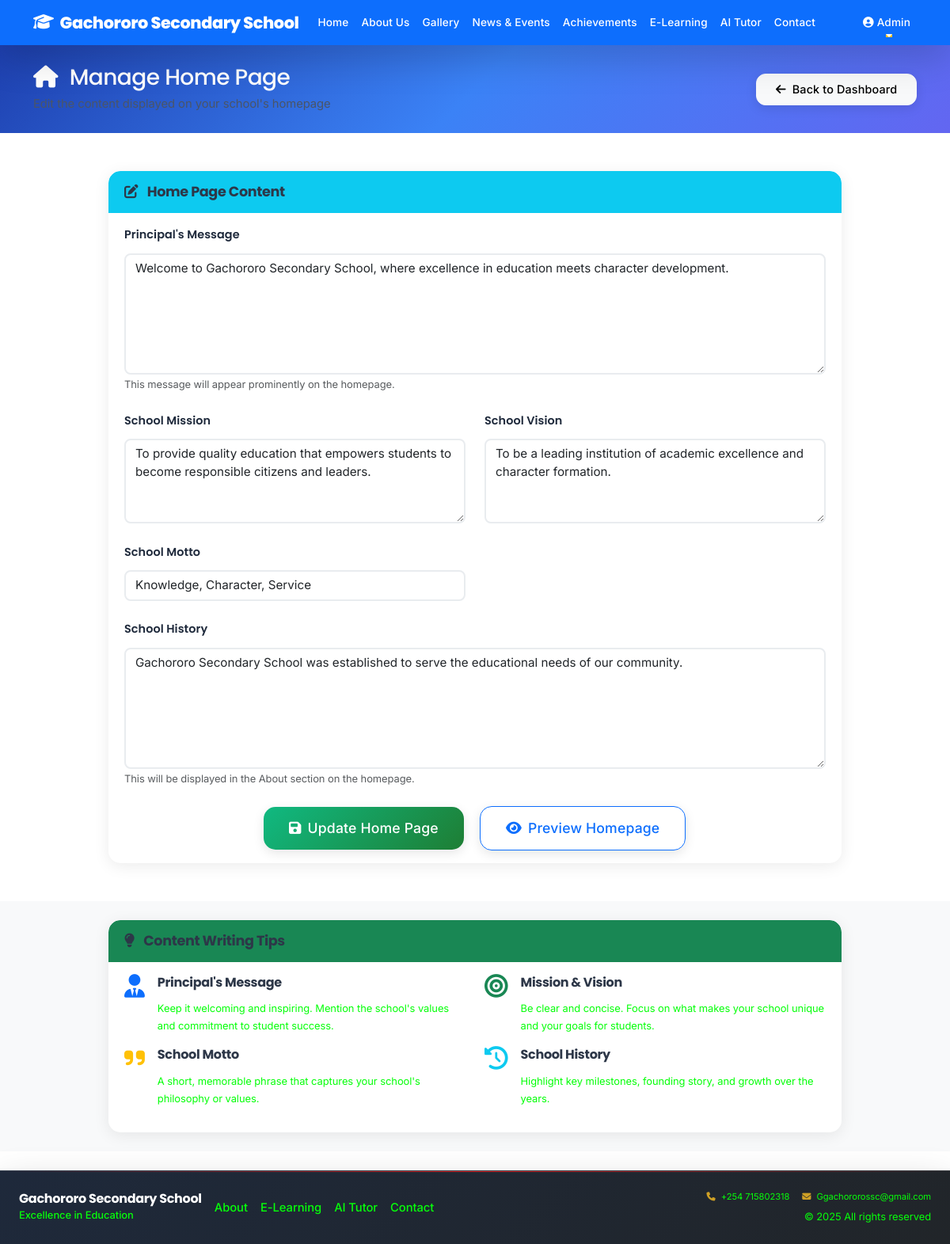
Page /admin/manage-home (signed in) on the earlier database version.
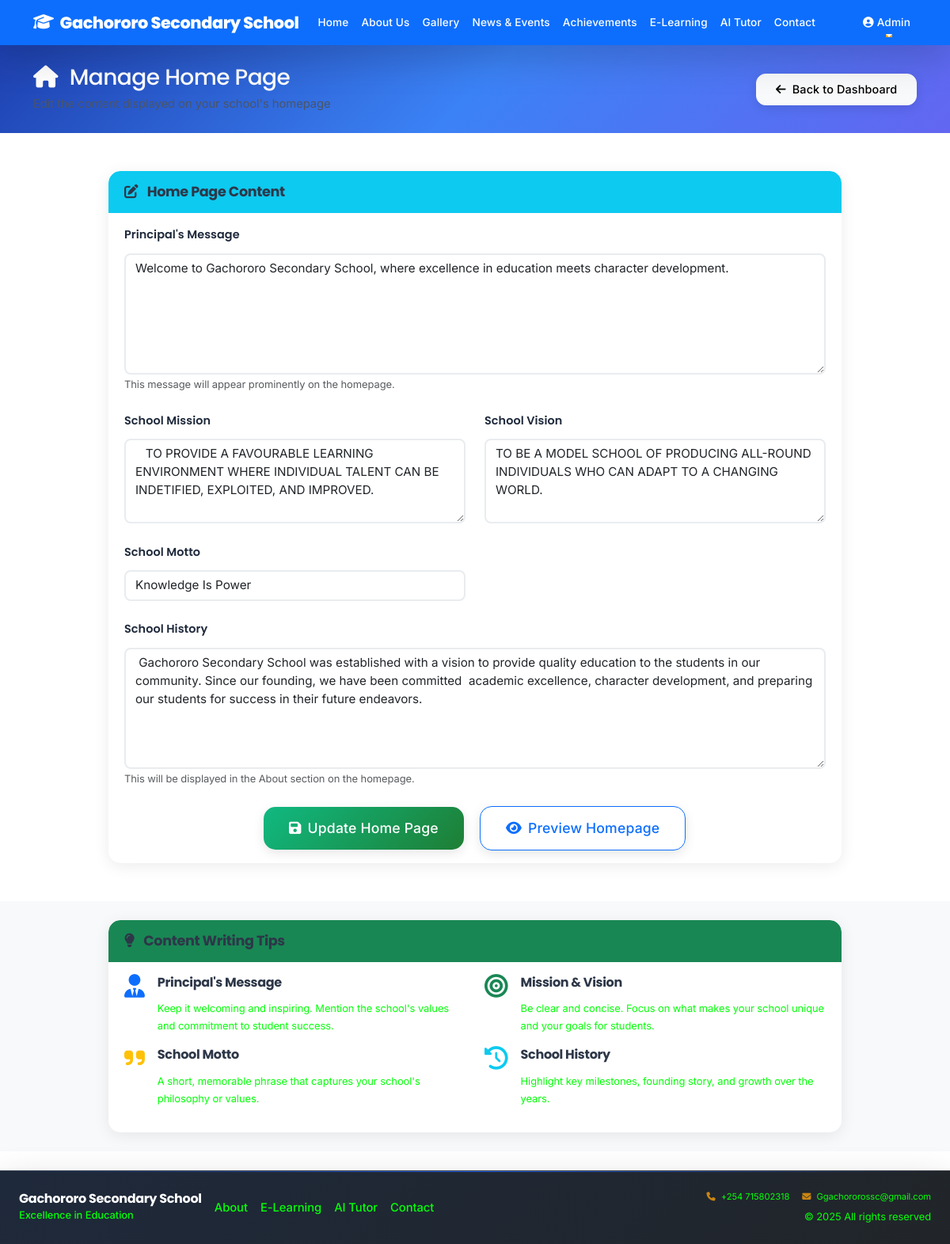
Same page on the later database version.
### models.py (models this page shows, shortened)
class SchoolContent(db.Model):
    id = db.Column(db.Integer, primary_key=True)
    school_name = db.Column(db.String(200), default='Gachororo Secondary School')
    principal_message = db.Column(db.Text)
    mission = db.Column(db.Text)
    vision = db.Column(db.Text)
    motto = db.Column(db.String(200))
    history = db.Column(db.Text)
    achievements = db.Column(db.Text)
    contact_address = db.Column(db.Text)
    contact_phone = db.Column(db.String(50))
    contact_email = db.Column(db.String(120))
    date_updated = db.Column(db.DateTime, default=datetime.utcnow, onupdate=datetime.utcnow)

### app.py (the view, shortened to what this page needs)
@app.route('/admin/manage-home', methods=['GET', 'POST'])
@login_required
def manage_home():
    content = SchoolContent.query.first()
    if not content:
        content = SchoolContent()
        db.session.add(content)
        db.session.commit()
    return render_template('admin/manage_home.html', content=content)

### app.py (called while the page is built)
@login_manager.user_loader
def load_user(user_id):
    return User.query.get(int(user_id))

@app.context_processor
def inject_global_vars():
    try:
        current_theme = ThemeSettings.query.filter_by(is_active=True).first()
        theme_name = current_theme.theme_name if current_theme else 'blue'
        active_video = VideoSettings.query.filter_by(is_active=True).first()
        return {
            'current_theme': theme_name,
            'active_video': active_video
        }
    except:
        return {
            'current_theme': 'blue',
            'active_video': None
        }

### templates/admin/manage_home.html (shortened to what the changed rows need)
{% extends "base.html" %}
{% block content %}
<section class="admin-header bg-primary text-white py-4">
    <div class="container">
        <div class="row align-items-center">
            <div class="col-md-8">
                <h1 class="h3 mb-1">
                    <i class="fas fa-home me-2"></i>
                    Manage Home Page
                </h1>
            </div>
        </div>
    </div>
</section>
<section class="py-5">
    <div class="container">
        <div class="row">
            <div class="col-lg-10 mx-auto">
                <div class="card shadow-sm">
                    <div class="card-body">
                        <form method="POST">
                            <div class="row">
                                <div class="col-12 mb-4">
                                    <label for="principal_message" class="form-label fw-bold">Principal's Message</label>
                                    <textarea class="form-control" id="principal_message" name="principal_message"
                                              rows="6" placeholder="Enter the principal's welcome message...">{{ content.principal_message or '' }}</textarea>
                                    <div class="form-text">This message will appear prominently on the homepage.</div>
                                </div>
                                <div class="col-md-6 mb-4">
                                    <label for="mission" class="form-label fw-bold">School Mission</label>
                                    <textarea class="form-control" id="mission" name="mission"
                                              rows="4" placeholder="Enter the school's mission statement...">{{ content.mission or '' }}</textarea>
                                </div>
                                <div class="col-md-6 mb-4">
                                    <label for="vision" class="form-label fw-bold">School Vision</label>
                                    <textarea class="form-control" id="vision" name="vision"
                                              rows="4" placeholder="Enter the school's vision statement...">{{ content.vision or '' }}</textarea>
                                </div>
                                <div class="col-md-6 mb-4">
                                    <label for="motto" class="form-label fw-bold">School Motto</label>
                                    <input type="text" class="form-control" id="motto" name="motto"
                                           value="{{ content.motto or '' }}" placeholder="Enter the school motto...">
                                </div>
                                <div class="col-12 mb-4">
                                    <label for="history" class="form-label fw-bold">School History</label>
                                    <textarea class="form-control" id="history" name="history"
                                              rows="6" placeholder="Enter a brief history of the school...">{{ content.history or '' }}</textarea>
                                    <div class="form-text">This will be displayed in the About section on the homepage.</div>
                                </div>
                            </div>
                        </form>
                    </div>
                </div>
            </div>
        </div>
    </div>
</section>
{% endblock %}

Differences in the rows shown:
changed SchoolContent: mission "To provide quality education that empowers students to become responsible citizens and leaders." → "TO PROVIDE A FAVOURABLE LEARNING ENVIRONMENT WHERE INDIVIDUAL TALENT CAN BE INDETIFIED, EXPLOITED, AND IMPROVED."; vision "To be a leading institution of academic excellence and character formation." → "TO BE A MODEL SCHOOL OF PRODUCING ALL-ROUND INDIVIDUALS WHO CAN ADAPT TO A CHANGING WORLD."; motto "Knowledge, Character, Service" → "Knowledge Is Power"; history "Gachororo Secondary School was established to serve the educational needs of our community." → "…Secondary School was established with a vision to provide quality education to the students in our community. Since our founding, we have been committed academic excellence, character development, and preparing our students for success in their future endeavors."
